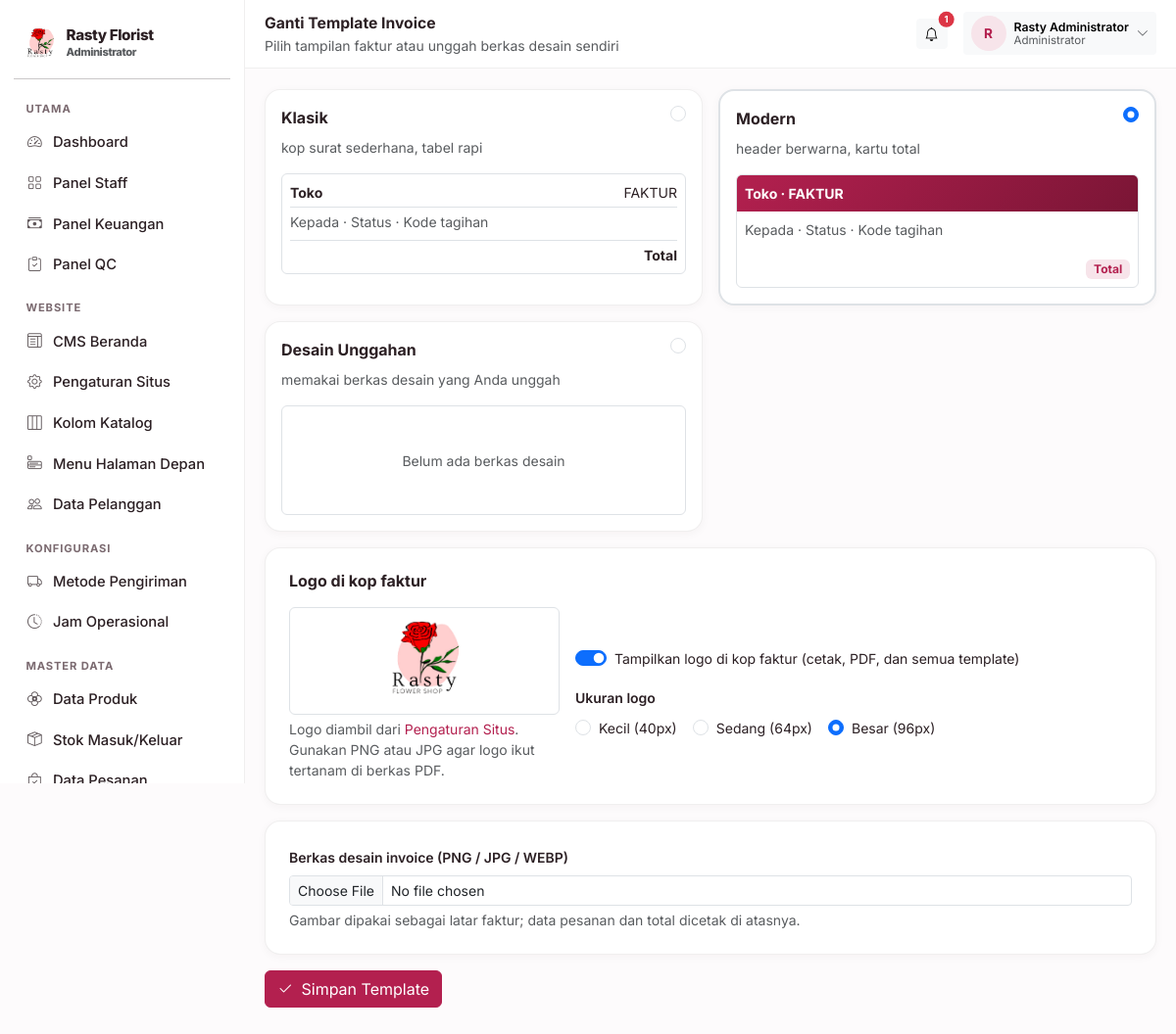
The app's page /admin/template-invoice (signed in) with its own data.
### tables this page shows
CREATE TABLE settings (
    key TEXT PRIMARY KEY,
    value TEXT
);

CREATE TABLE users (
    id INTEGER PRIMARY KEY AUTOINCREMENT,
    username TEXT UNIQUE NOT NULL,
    password_hash TEXT NOT NULL,
    nama TEXT NOT NULL,
    role TEXT NOT NULL,
    telepon TEXT DEFAULT '',
    email TEXT DEFAULT '',
    alamat TEXT DEFAULT '',
    aktif INTEGER NOT NULL DEFAULT 1,
    created_at TEXT NOT NULL
);

### blueprints/admin.py (the view, shortened to what this page needs)
@bp.route("/template-invoice", methods=["GET", "POST"])
@helpers.feature_required("template_invoice")
def invoice_template():
    return render_template("admin/invoice_template.html",
                           aktif=database.get_setting("template_invoice", "klasik"),
                           templates=TEMPLATE_INVOICE,
                           desain=database.get_setting("template_invoice_file", ""),
                           logo=database.get_setting("logo", ""),
                           logo_tampil=database.get_setting("invoice_logo_tampil", "1") == "1",
                           logo_ukuran=database.get_setting("invoice_logo_ukuran", "sedang"))

### blueprints/admin.py (called while the page is built)
@bp.before_request
@helpers.role_required("administrator", "staff_kantor")
def guard():
    pass

@bp.before_request
def restrict_to_admin():
    from flask import request as _rq
    if _rq.endpoint and _rq.endpoint.split(".")[-1] in STAFF_ONLY:
        if helpers.current_user().role != "administrator":
            abort(403)

### db.py (called while the page is built)
def invoice_logo_px(settings=None):
    ukuran = (settings or all_settings()).get("invoice_logo_ukuran", "sedang")
    for kunci, _label, px in INVOICE_LOGO_UKURAN:
        if kunci == ukuran:
            return px
    return 64

def katalog_dari(settings):
    return {key: settings.get(key, "1") == "1" for key, _label, _ket in KATALOG_SEKSI}

def pengiriman_metode(settings=None):
    data = settings or all_settings()
    aktif = [label for key, label, _ket in PENGIRIMAN_METODE
             if data.get(key, "1") == "1"]
    return aktif or [PENGIRIMAN_METODE[1][1]]

def jam_harian(settings=None):
    data = settings or all_settings()
    hasil = {}
    for key, _label in HARI:
        buka, tutup = JAM_BAWAAN[key]
        hasil[key] = (data.get("jam_buka_" + key, buka), data.get("jam_tutup_" + key, tutup))
    return hasil

def jam_dari(settings):
    return {key: (settings.get("jam_buka_" + key, JAM_BAWAAN[key][0]),
                  settings.get("jam_tutup_" + key, JAM_BAWAAN[key][1]))
            for key, _label in HARI}

def _jam_teks(nilai):
    return nilai.replace(":", ".")

def jam_daftar(settings=None):
    data = settings or all_settings()
    jam = jam_dari(data)
    rows = []
    for key, label in HARI:
        buka, tutup = jam[key]
        rows.append({
            "key": key,
            "label": label,
            "buka": buka,
            "tutup": tutup,
            "tutup_hari": buka == tutup or not buka or not tutup,
            "teks": "%s – %s WIB" % (_jam_teks(buka), _jam_teks(tutup)),
        })
    return rows

def jam_ringkas(settings=None):
    rows = jam_daftar(settings)
    grup = []
    for row in rows:
        nilai = "Tutup" if row["tutup_hari"] else row["teks"]
        if grup and grup[-1][1] == nilai:
            grup[-1][2] = row["label"]
        else:
            grup.append([row["label"], nilai, row["label"]])
    hasil = []
    for awal, nilai, akhir in grup:
        label = awal if awal == akhir else "%s – %s" % (awal, akhir)
        hasil.append((label, nilai))
    return hasil

### templates/admin/invoice_template.html (shortened to what this page needs)
{% extends "panel_base.html" %}
{% block heading %}Ganti Template Invoice{% endblock %}
{% block subheading %}Pilih tampilan faktur atau unggah berkas desain sendiri{% endblock %}
{% block content %}
<form method="post" enctype="multipart/form-data">
  <div class="row g-3">
    {% for key, label in templates.items() %}
    <div class="col-md-6">
      <label class="rf-card p-3 d-block h-100 {{ 'border border-2 border-rf' if aktif == key else '' }}" style="cursor:pointer">
        <div class="d-flex justify-content-between align-items-start mb-2">
          <div class="fw-bold">{{ label.split(' — ')[0] }}</div>
          <input class="form-check-input mt-0" type="radio" name="template_invoice" value="{{ key }}"
                 {% if aktif == key %}checked{% endif %}>
        </div>
        <div class="small text-muted mb-3">{{ label.split(' — ')[1] }}</div>
        {% if key == 'klasik' %}
        <div class="border rounded p-2 bg-white">
          <div class="d-flex justify-content-between border-bottom pb-1 mb-1">
            <span class="fw-bold small">Toko</span><span class="small">FAKTUR</span>
          </div>
          <div class="small text-muted">Kepada · Status · Kode tagihan</div>
          <div class="border-top mt-2 pt-1 small text-end fw-bold">Total</div>
        </div>
        {% elif key == 'modern' %}
        <div class="border rounded overflow-hidden bg-white">
          <div class="p-2 text-white small fw-bold" style="background:linear-gradient(135deg,#b3204f,#7a1535)">Toko · FAKTUR</div>
          <div class="p-2 small text-muted">Kepada · Status · Kode tagihan</div>
          <div class="p-2 text-end"><span class="badge bg-rf-soft text-rf">Total</span></div>
        </div>
        {% else %}
        <div class="border rounded overflow-hidden bg-white">
          {% if desain %}
          <img src="{{ url_for('static', filename='uploads/' + desain) }}" alt="Desain" class="w-100" style="height:110px;object-fit:cover">
          {% else %}
          <div class="d-flex align-items-center justify-content-center text-muted small" style="height:110px">
            Belum ada berkas desain
          </div>
          {% endif %}
        </div>
        {% endif %}
      </label>
    </div>
    {% endfor %}
  </div>
  <div class="rf-card p-3 p-md-4 mt-3">
    <h6 class="fw-bold mb-3">Logo di kop faktur</h6>
    <div class="row g-3 align-items-center">
      <div class="col-md-4">
        <div class="border rounded p-2 bg-white d-flex align-items-center justify-content-center"
             style="height:110px">
          {% if logo %}
          <img src="{{ url_for('static', filename='uploads/' ~ logo) }}" alt="Logo"
               style="max-height:{{ invoice_logo_px }}px;max-width:100%;object-fit:contain">
          {% else %}
          <span class="small text-muted">Logo belum diunggah</span>
          {% endif %}
        </div>
        <div class="form-text">
          {% if logo %}
          Logo diambil dari <a href="{{ url_for('admin.settings') }}">Pengaturan Situs</a>.
          {% else %}
          Unggah logo di <a href="{{ url_for('admin.settings') }}">Pengaturan Situs</a>.
          {% endif %}
          Gunakan PNG atau JPG agar logo ikut tertanam di berkas PDF.
        </div>
      </div>
      <div class="col-md-8">
        <div class="form-check form-switch mb-3">
          <input class="form-check-input" type="checkbox" name="invoice_logo_tampil"
                 id="logo_tampil" {% if logo_tampil %}checked{% endif %}>
          <label class="form-check-label small" for="logo_tampil">
            Tampilkan logo di kop faktur (cetak, PDF, dan semua template)
          </label>
        </div>
        <label class="form-label small fw-semibold">Ukuran logo</label>
        <div class="d-flex flex-wrap gap-3">
          {% for kunci, label, px in INVOICE_LOGO_UKURAN %}
          <div class="form-check">
            <input class="form-check-input" type="radio" name="invoice_logo_ukuran"
                   id="logo_{{ kunci }}" value="{{ kunci }}"
                   {% if logo_ukuran == kunci %}checked{% endif %}>
            <label class="form-check-label small" for="logo_{{ kunci }}">{{ label }} ({{ px }}px)</label>
          </div>
          {% endfor %}
        </div>
      </div>
    </div>
  </div>
  <div class="rf-card p-3 p-md-4 mt-3">
    <label class="form-label small fw-semibold">Berkas desain invoice (PNG / JPG / WEBP)</label>
    <input type="file" name="desain" class="form-control form-control-sm" accept="image/png,image/jpeg,image/webp">
    <div class="form-text">
      Gambar dipakai sebagai latar faktur; data pesanan dan total dicetak di atasnya.
    </div>
  </div>
  <div class="d-flex justify-content-between mt-3">
    <button class="btn btn-primary"><i class="bi bi-check2 me-1"></i> Simpan Template</button>
  </div>
</form>
{% endblock %}

### templates/panel_base.html (shortened to what this page needs)
<!doctype html>
<html lang="id">
<head>
  <link href="https://cdn.jsdelivr.net/npm/bootstrap@5.3.3/dist/css/bootstrap.min.css" rel="stylesheet">
  <link href="https://cdn.jsdelivr.net/npm/bootstrap-icons@1.11.3/font/bootstrap-icons.min.css" rel="stylesheet">
</head>
<body>
<div class="rf-shell">
  <aside class="rf-sidebar" id="rfSidebar">
    <a href="{{ panel_url }}" class="d-flex align-items-center gap-2 rf-brand px-2 py-2 mb-2">
      {% if settings.logo %}
        <img src="{{ url_for('static', filename='uploads/' + settings.logo) }}" alt="Logo">
      {% else %}
        <span class="rf-brand-mark">R</span>
      {% endif %}
      <div>
        <div style="font-size:.95rem;line-height:1.1">{{ settings.nama_toko }}</div>
        <div class="small text-muted" style="font-size:.7rem">{{ ROLE_LABEL.get(current_user.role, '') }}</div>
      </div>
    </a>
    <hr class="my-2">
    <ul class="nav flex-column">
      {% for grup, item_menu in menu %}
        {% set visible = item_menu | selectattr('2', 'in', features_aktif) | list %}
        {% if visible %}
          <li class="rf-sidebar-head">{{ grup }}</li>
          {% for label, endpoint, fitur, ikon in visible %}
          <li class="nav-item">
            <a class="nav-link {% if request.endpoint == endpoint %}active{% endif %}" href="{{ url_for(endpoint) }}">
              <span class="rf-ico"><i class="bi bi-{{ ikon }}"></i></span>
              <span>{{ label }}</span>
            </a>
          </li>
          {% endfor %}
        {% endif %}
      {% endfor %}
    </ul>
  </aside>
  <div class="rf-main">
    <div class="rf-topbar">
      <div class="flex-grow-1">
        <div class="fw-bold" style="font-size:.98rem">{% block heading %}Panel{% endblock %}</div>
        <div class="small text-muted">{% block subheading %}{% endblock %}</div>
      </div>
      <a href="{{ notif_url or url_for('public.index') }}" class="btn btn-sm btn-light position-relative">
        <i class="bi bi-bell"></i>
        {% if unread %}<span class="position-absolute top-0 start-100 translate-middle badge rounded-pill bg-danger" style="font-size:.6rem">{{ unread }}</span>{% endif %}
      </a>
      <div class="dropdown">
        <button class="btn btn-sm btn-light d-flex align-items-center gap-2 border-0" type="button"
                data-bs-toggle="dropdown" data-bs-display="static" aria-expanded="false">
          <span class="rf-avatar">{{ current_user.nama[:1]|upper }}</span>
          <span class="d-none d-md-block small text-start" style="line-height:1.1">
            <span class="fw-semibold d-block">{{ current_user.nama }}</span>
            <span class="text-muted d-block" style="font-size:.72rem">{{ ROLE_LABEL.get(current_user.role, '') }}</span>
          </span>
          <i class="bi bi-chevron-down small text-muted"></i>
        </button>
      </div>
    </div>
    <div class="rf-content">
      {% block content %}{% endblock %}
    </div>
  </div>
</div>
</body>
</html>

### records on screen
settings: value (picture)
settings: nama_toko "Rasty Florist"
users: get "Administrator", nama "R", nama "Rasty Administrator"
settings: value "☐ Klasik kop surat sederhana, ta" "☑ Modern header berwarna, kartu" "☐ Desain Unggahan memakai berkas"
settings: value "☐ Kecil (40px)" "☐ Sedang (64px)" "☑ Besar (96px)"

### other values on screen
{{ grup }} "UTAMA" "WEBSITE" "KONFIGURASI" "MASTER DATA"
{{ label }} "Dashboard" "Panel Staff" "Panel Keuangan" "Panel QC" "CMS Beranda" "Pengaturan Situs" "Kolom Katalog" "Menu Halaman Depan" "Data Pelanggan" "Metode Pengiriman" "Jam Operasional" "Data Produk" "Stok Masuk/Keluar"
{{ unread }} "1"
{{ label.split(' — ')[0] }} "Klasik" "Modern" "Desain Unggahan"
{{ label.split(' — ')[1] }} "kop surat sederhana, tabel rapi" "header berwarna, kartu total" "memakai berkas desain yang Anda unggah"
{{ label }} "Kecil" "Sedang" "Besar"
{{ px }} "40" "64" "96"
